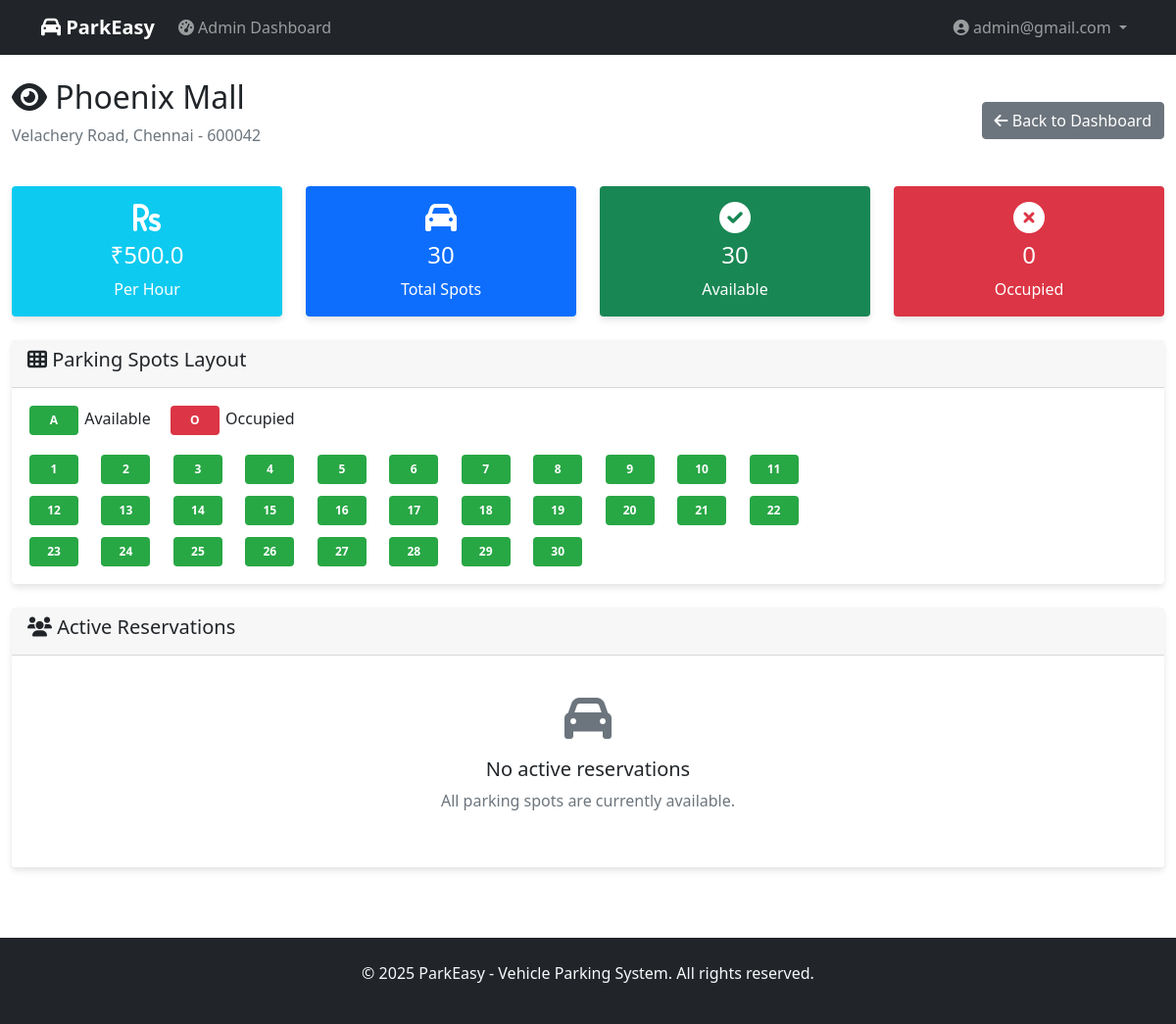
The page /admin/view_parking_lot/1 (signed in) on the database its author committed.
### controllers/models.py (models this page shows, shortened)
class ParkingLot(db.Model):
    id = db.Column(db.Integer, primary_key=True)
    prime_location_name = db.Column(db.String(100), nullable=False)
    price = db.Column(db.Float, nullable=False)  # Price per hour
    address = db.Column(db.Text, nullable=False)
    pin_code = db.Column(db.String(10), nullable=False)
    maximum_number_of_spots = db.Column(db.Integer, nullable=False)
    created_at = db.Column(db.DateTime, default=datetime.utcnow)
    parking_spots = db.relationship('ParkingSpot', backref='parking_lot', lazy=True, cascade='all, delete-orphan')
    @property
    def available_spots_count(self):
        return ParkingSpot.query.filter_by(lot_id=self.id, status='A').count()
    @property
    def occupied_spots_count(self):
        return ParkingSpot.query.filter_by(lot_id=self.id, status='O').count()

class ParkingSpot(db.Model):
    id = db.Column(db.Integer, primary_key=True)
    lot_id = db.Column(db.Integer, db.ForeignKey('parking_lot.id'), nullable=False)
    spot_number = db.Column(db.Integer, nullable=False)
    status = db.Column(db.String(1), nullable=False, default='A')  # A-Available, O-Occupied
    reservations = db.relationship('Reservation', backref='parking_spot', lazy=True)

### controllers/general_routes.py (the view)
    def decorated_function(*args, **kwargs):
        if 'email' not in session or 'admin' not in session.get('roles', []):
            flash('Admin access required.', 'error')
            return redirect(url_for('home'))
        return f(*args, **kwargs)

### controllers/general_routes.py (called while the page is built)
def require_admin(f):
    def decorated_function(*args, **kwargs):
        if 'email' not in session or 'admin' not in session.get('roles', []):
            flash('Admin access required.', 'error')
            return redirect(url_for('home'))
        return f(*args, **kwargs)
    decorated_function.__name__ = f.__name__
    return decorated_function

@app.route('/admin/view_parking_lot/<int:lot_id>')
@require_admin
def view_parking_lot(lot_id):
    parking_lot = ParkingLot.query.get_or_404(lot_id)
    parking_spots = ParkingSpot.query.filter_by(lot_id=lot_id).all()
    active_reservations = db.session.query(Reservation, User, ParkingSpot).join(
        User, Reservation.user_id == User.id
    ).join(
        ParkingSpot, Reservation.spot_id == ParkingSpot.id
    ).filter(
        ParkingSpot.lot_id == lot_id,
        Reservation.is_active == True
    ).all()
    return render_template('view_parking_lot.html',
                         parking_lot=parking_lot,
                         parking_spots=parking_spots,
                         active_reservations=active_reservations,
                         current_time=datetime.utcnow())

### templates/view_parking_lot.html (shortened to what this page needs)
{% extends "base.html" %}
{% block content %}
<div class="container-fluid py-4">
    <div class="row mb-4">
        <div class="col-12">
            <div class="d-flex justify-content-between align-items-center">
                <div>
                    <h2><i class="fas fa-eye"></i> {{ parking_lot.prime_location_name }}</h2>
                    <p class="text-muted">{{ parking_lot.address }} - {{ parking_lot.pin_code }}</p>
                </div>
                <div>
                    <a href="{{ url_for('admin_dashboard') }}" class="btn btn-secondary">
                        <i class="fas fa-arrow-left"></i> Back to Dashboard
                    </a>
                </div>
            </div>
        </div>
    </div>
    <div class="row mb-4">
        <div class="col-md-3">
            <div class="card bg-info text-white">
                <div class="card-body text-center">
                    <i class="fas fa-rupee-sign fa-2x mb-2"></i>
                    <h4>₹{{ parking_lot.price }}</h4>
                    <p class="mb-0">Per Hour</p>
                </div>
            </div>
        </div>
        <div class="col-md-3">
            <div class="card bg-primary text-white">
                <div class="card-body text-center">
                    <i class="fas fa-car fa-2x mb-2"></i>
                    <h4>{{ parking_lot.maximum_number_of_spots }}</h4>
                    <p class="mb-0">Total Spots</p>
                </div>
            </div>
        </div>
        <div class="col-md-3">
            <div class="card bg-success text-white">
                <div class="card-body text-center">
                    <i class="fas fa-check-circle fa-2x mb-2"></i>
                    <h4>{{ parking_lot.available_spots_count }}</h4>
                    <p class="mb-0">Available</p>
                </div>
            </div>
        </div>
        <div class="col-md-3">
            <div class="card bg-danger text-white">
                <div class="card-body text-center">
                    <i class="fas fa-times-circle fa-2x mb-2"></i>
                    <h4>{{ parking_lot.occupied_spots_count }}</h4>
                    <p class="mb-0">Occupied</p>
                </div>
            </div>
        </div>
    </div>
    <div class="row mb-4">
        <div class="col-12">
            <div class="card">
                <div class="card-header">
                    <h5><i class="fas fa-th"></i> Parking Spots Layout</h5>
                </div>
                <div class="card-body">
                    <div class="mb-3">
                        <span class="parking-spot spot-available">A</span> Available
                        <span class="parking-spot spot-occupied ms-3">O</span> Occupied
                    </div>
                    <div class="parking-grid">
                        {% for spot in parking_spots %}
                            <div class="parking-spot
                                {{ 'spot-available' if spot.status == 'A' else 'spot-occupied' }}"
                                title="Spot {{ spot.spot_number }} - {{ 'Available' if spot.status == 'A' else 'Occupied' }}">
                                {{ spot.spot_number }}
                            </div>
                        {% endfor %}
                    </div>
                </div>
            </div>
        </div>
    </div>
    <div class="row">
        <div class="col-12">
            <div class="card">
                <div class="card-header">
                    <h5><i class="fas fa-users"></i> Active Reservations</h5>
                </div>
                <div class="card-body">
                    {% if active_reservations %}
                        <div class="table-responsive">
                            <table class="table table-striped">
                                <thead>
                                    <tr>
                                        <th>Spot Number</th>
                                        <th>User Email</th>
                                        <th>Vehicle Number</th>
                                        <th>Parked Since</th>
                                        <th>Duration</th>
                                    </tr>
                                </thead>
                                <tbody>
                                    {% for reservation, user, spot in active_reservations %}
                                    <tr>
                                        <td><strong>{{ spot.spot_number }}</strong></td>
                                        <td>{{ user.email }}</td>
                                        <td>{{ reservation.vehicle_number or 'Not provided' }}</td>
                                        <td>{{ reservation.parking_timestamp.strftime('%Y-%m-%d %H:%M') }}</td>
                                        <td>
                                            {% set duration = (current_time - reservation.parking_timestamp).total_seconds() / 3600 %}
                                            {{ "%.1f"|format(duration) }} hours
                                        </td>
                                    </tr>
                                    {% endfor %}
                                </tbody>
                            </table>
                        </div>
                    {% else %}
                        <div class="text-center py-4">
                            <i class="fas fa-car fa-3x text-muted mb-3"></i>
                            <h5>No active reservations</h5>
                            <p class="text-muted">All parking spots are currently available.</p>
                        </div>
                    {% endif %}
                </div>
            </div>
        </div>
    </div>
</div>
{% endblock %}

### templates/base.html (shortened to what this page needs)
<!DOCTYPE html>
<html lang="en">
<head>
    <link href="https://cdn.jsdelivr.net/npm/bootstrap@5.1.3/dist/css/bootstrap.min.css" rel="stylesheet">
    <link href="https://cdnjs.cloudflare.com/ajax/libs/font-awesome/6.0.0/css/all.min.css" rel="stylesheet">
</head>
<body>
    <nav class="navbar navbar-expand-lg navbar-dark bg-dark">
        <div class="container">
            <a class="navbar-brand" href="{{ url_for('home') }}">
                <i class="fas fa-car"></i> ParkEasy
            </a>
            <div class="collapse navbar-collapse" id="navbarNav">
                <ul class="navbar-nav me-auto">
                    {% if 'email' in session %}
                        {% if 'admin' in session.get('roles', []) %}
                            <li class="nav-item">
                                <a class="nav-link" href="{{ url_for('admin_dashboard') }}">
                                    <i class="fas fa-tachometer-alt"></i> Admin Dashboard
                                </a>
                            </li>
                        {% else %}
                            <li class="nav-item">
                                <a class="nav-link" href="{{ url_for('user_dashboard') }}">
                                    <i class="fas fa-user"></i> My Dashboard
                                </a>
                            </li>
                        {% endif %}
                    {% endif %}
                </ul>
                <ul class="navbar-nav">
                    {% if 'email' in session %}
                        <li class="nav-item dropdown">
                            <a class="nav-link dropdown-toggle" href="#" role="button" data-bs-toggle="dropdown">
                                <i class="fas fa-user-circle"></i> {{ session['email'] }}
                            </a>
                        </li>
                    {% endif %}
                </ul>
            </div>
        </div>
    </nav>
    <main>
        {% block content %}{% endblock %}
    </main>
    <footer class="bg-dark text-light py-4 mt-5">
        <div class="container text-center">
            <p>&copy; 2025 ParkEasy - Vehicle Parking System. All rights reserved.</p>
        </div>
    </footer>
</body>
</html>

### templates/base.html (style rules this page uses)
.navbar-brand { font-weight: bold; }
.card { border: none; box-shadow: 0 4px 6px rgba(0, 0, 0, 0.1); }
.parking-spot { width: 50px; height: 30px; margin: 2px; border-radius: 4px; display: inline-block; text-align: center; line-height: 30px; font-size: 12px; font-weight: bold; }
.spot-available { background-color: #28a745; color: white; }
.spot-occupied { background-color: #dc3545; color: white; }

### templates/view_parking_lot.html (style rules this page uses)
.parking-grid { display: grid; grid-template-columns: repeat(auto-fit, minmax(60px, 1fr)); gap: 8px; max-width: 800px; }

### rows shown on the page
ParkingLot: prime_location_name "Phoenix Mall", address "Velachery Road, Chennai", pin_code "600042", price "500.0", maximum_number_of_spots "30"
ParkingSpot: spot_number "1"
ParkingSpot: spot_number "2"
ParkingSpot: spot_number "3"
ParkingSpot: spot_number "4"
ParkingSpot: spot_number "5"
ParkingSpot: spot_number "6"
ParkingSpot: spot_number "7"
ParkingSpot: spot_number "8"
ParkingSpot: spot_number "9"
ParkingSpot: spot_number "10"
ParkingSpot: spot_number "11"
ParkingSpot: spot_number "12"
ParkingSpot: spot_number "13"
ParkingSpot: spot_number "14"
ParkingSpot: spot_number "15"
ParkingSpot: spot_number "16"
ParkingSpot: spot_number "17"
ParkingSpot: spot_number "18"
ParkingSpot: spot_number "19"
ParkingSpot: spot_number "20"
ParkingSpot: spot_number "21"
ParkingSpot: spot_number "22"
ParkingSpot: spot_number "23"
ParkingSpot: spot_number "24"
ParkingSpot: spot_number "25"
ParkingSpot: spot_number "26"
ParkingSpot: spot_number "27"
ParkingSpot: spot_number "28"
ParkingSpot: spot_number "29"
ParkingSpot: spot_number "30"

### other values the page prints
{{ session['email'] }} "admin@gmail.com"
{{ parking_lot.available_spots_count }} "30"
{{ parking_lot.occupied_spots_count }} "0"
